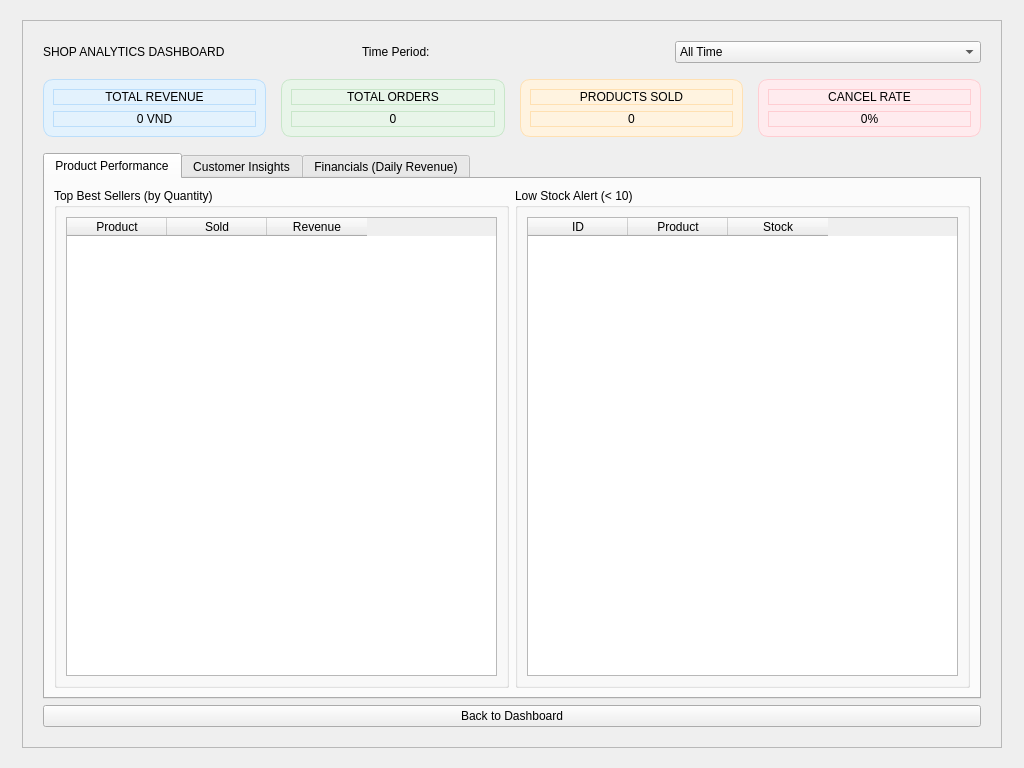
<?xml version="1.0" encoding="UTF-8"?>
<ui version="4.0">
 <class>ShopAnalysisWidget</class>
 <widget class="QWidget" name="ShopAnalysisWidget">
  <property name="geometry">
   <rect>
    <x>0</x>
    <y>0</y>
    <width>1024</width>
    <height>768</height>
   </rect>
  </property>
  <layout class="QVBoxLayout" name="verticalLayout_Main">
   <item>
    <widget class="QWidget" name="centerContainer" native="true">
     <layout class="QHBoxLayout" name="horizontalLayout_Center">
      <item>
       <spacer name="horizontalSpacer_L">
        <property name="orientation"><enum>Qt::Horizontal</enum></property>
        <property name="sizeHint" stdset="0"><size><width>20</width><height>20</height></size></property>
       </spacer>
      </item>
      <item>
       <widget class="QFrame" name="mainCard">
        <property name="minimumSize"><size><width>980</width><height>700</height></size></property>
        <property name="frameShape"><enum>QFrame::StyledPanel</enum></property>
        <layout class="QVBoxLayout" name="verticalLayout_Card">
         <property name="leftMargin"><number>20</number></property>
         <property name="topMargin"><number>20</number></property>
         <property name="rightMargin"><number>20</number></property>
         <property name="bottomMargin"><number>20</number></property>

         <item>
          <layout class="QHBoxLayout" name="hlHeader">
           <item><widget class="QLabel" name="lblTitle"><property name="text"><string>SHOP ANALYTICS DASHBOARD</string></property></widget></item>
           <item><spacer name="spHeader"><property name="orientation"><enum>Qt::Horizontal</enum></property></spacer></item>
           <item><widget class="QLabel" name="lblFilter"><property name="text"><string>Time Period:</string></property></widget></item>
           <item>
            <widget class="QComboBox" name="cboFilter">
             <item><property name="text"><string>All Time</string></property></item>
             <item><property name="text"><string>This Month</string></property></item>
            </widget>
           </item>
          </layout>
         </item>

         <item>
          <widget class="QFrame" name="kpiContainer">
           <layout class="QHBoxLayout" name="hlKPI">
            <property name="spacing"><number>15</number></property>
            <property name="leftMargin"><number>0</number></property>
            <property name="topMargin"><number>10</number></property>
            <property name="rightMargin"><number>0</number></property>
            <property name="bottomMargin"><number>10</number></property>

            <item>
             <widget class="QFrame" name="kpi1">
              <property name="styleSheet"><string>background-color: #E3F2FD; border-radius: 10px; border: 1px solid #BBDEFB;</string></property>
              <layout class="QVBoxLayout" name="vlKPI1">
               <item><widget class="QLabel" name="lblKpiTitle1"><property name="text"><string>TOTAL REVENUE</string></property><property name="alignment"><set>Qt::AlignCenter</set></property></widget></item>
               <item><widget class="QLabel" name="lblValRevenue"><property name="text"><string>0 VND</string></property><property name="alignment"><set>Qt::AlignCenter</set></property></widget></item>
              </layout>
             </widget>
            </item>

            <item>
             <widget class="QFrame" name="kpi2">
              <property name="styleSheet"><string>background-color: #E8F5E9; border-radius: 10px; border: 1px solid #C8E6C9;</string></property>
              <layout class="QVBoxLayout" name="vlKPI2">
               <item><widget class="QLabel" name="lblKpiTitle2"><property name="text"><string>TOTAL ORDERS</string></property><property name="alignment"><set>Qt::AlignCenter</set></property></widget></item>
               <item><widget class="QLabel" name="lblValOrders"><property name="text"><string>0</string></property><property name="alignment"><set>Qt::AlignCenter</set></property></widget></item>
              </layout>
             </widget>
            </item>

            <item>
             <widget class="QFrame" name="kpi3">
              <property name="styleSheet"><string>background-color: #FFF3E0; border-radius: 10px; border: 1px solid #FFE0B2;</string></property>
              <layout class="QVBoxLayout" name="vlKPI3">
               <item><widget class="QLabel" name="lblKpiTitle3"><property name="text"><string>PRODUCTS SOLD</string></property><property name="alignment"><set>Qt::AlignCenter</set></property></widget></item>
               <item><widget class="QLabel" name="lblValItems"><property name="text"><string>0</string></property><property name="alignment"><set>Qt::AlignCenter</set></property></widget></item>
              </layout>
             </widget>
            </item>

            <item>
             <widget class="QFrame" name="kpi4">
              <property name="styleSheet"><string>background-color: #FFEBEE; border-radius: 10px; border: 1px solid #FFCDD2;</string></property>
              <layout class="QVBoxLayout" name="vlKPI4">
               <item><widget class="QLabel" name="lblKpiTitle4"><property name="text"><string>CANCEL RATE</string></property><property name="alignment"><set>Qt::AlignCenter</set></property></widget></item>
               <item><widget class="QLabel" name="lblValCancel"><property name="text"><string>0%</string></property><property name="alignment"><set>Qt::AlignCenter</set></property></widget></item>
              </layout>
             </widget>
            </item>
           </layout>
          </widget>
         </item>

         <item>
          <widget class="QTabWidget" name="tabAnalysis">
           <property name="currentIndex"><number>0</number></property>

           <widget class="QWidget" name="tabProduct">
            <attribute name="title"><string>Product Performance</string></attribute>
            <layout class="QHBoxLayout" name="hlTabProd">
             <item>
              <widget class="QGroupBox" name="grpBestSeller">
               <property name="title"><string>Top Best Sellers (by Quantity)</string></property>
               <layout class="QVBoxLayout" name="vlBest">
                <item><widget class="QTableWidget" name="tblBestSellers"><column><property name="text"><string>Product</string></property></column><column><property name="text"><string>Sold</string></property></column><column><property name="text"><string>Revenue</string></property></column></widget></item>
               </layout>
              </widget>
             </item>
             <item>
              <widget class="QGroupBox" name="grpLowStock">
               <property name="title"><string>Low Stock Alert (&lt; 10)</string></property>
               <layout class="QVBoxLayout" name="vlLow">
                <item><widget class="QTableWidget" name="tblLowStock"><column><property name="text"><string>ID</string></property></column><column><property name="text"><string>Product</string></property></column><column><property name="text"><string>Stock</string></property></column></widget></item>
               </layout>
              </widget>
             </item>
            </layout>
           </widget>

           <widget class="QWidget" name="tabCustomer">
            <attribute name="title"><string>Customer Insights</string></attribute>
            <layout class="QVBoxLayout" name="vlCust">
             <item>
              <widget class="QGroupBox" name="grpVip">
               <property name="title"><string>Top VIP Customers (by Total Spent)</string></property>
               <layout class="QVBoxLayout" name="vlVip">
                <item><widget class="QTableWidget" name="tblVIP"><column><property name="text"><string>ID</string></property></column><column><property name="text"><string>Name</string></property></column><column><property name="text"><string>Total Orders</string></property></column><column><property name="text"><string>Total Spent</string></property></column></widget></item>
               </layout>
              </widget>
             </item>
            </layout>
           </widget>

           <widget class="QWidget" name="tabFinance">
            <attribute name="title"><string>Financials (Daily Revenue)</string></attribute>
            <layout class="QVBoxLayout" name="vlFin">
             <item>
              <widget class="QTableWidget" name="tblDailyRevenue"><column><property name="text"><string>Date</string></property></column><column><property name="text"><string>Orders Count</string></property></column><column><property name="text"><string>Revenue</string></property></column></widget>
             </item>
            </layout>
           </widget>
          </widget>
         </item>

         <item>
          <widget class="QPushButton" name="btnBack">
           <property name="text"><string>Back to Dashboard</string></property>
          </widget>
         </item>

        </layout>
       </widget>
      </item>
      <item>
       <spacer name="horizontalSpacer_R">
        <property name="orientation"><enum>Qt::Horizontal</enum></property>
        <property name="sizeHint" stdset="0"><size><width>20</width><height>20</height></size></property>
       </spacer>
      </item>
     </layout>
    </widget>
   </item>
  </layout>
 </widget>
</ui>
